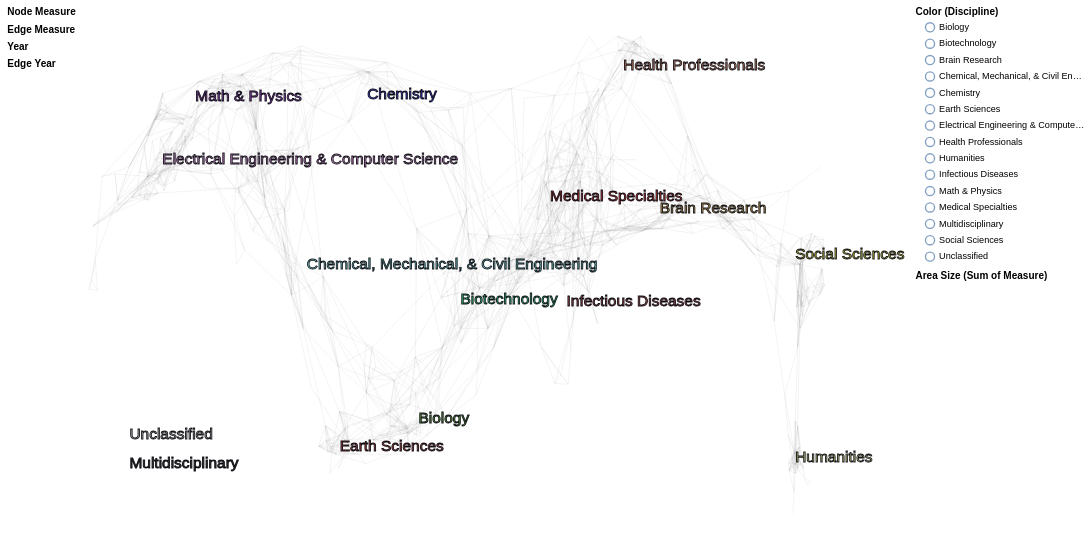

Write the Vega-Lite specification saved for this chart.
### Vega-Lite specification from a JSON file in a GitHub repository (floating-point values rounded to 4 significant figures; data arrays with more than 128 entries replaced by an {"elided": "..."} marker saying what was removed)
{"$schema": "https://vega.github.io/schema/vega-lite/v4.json", "description": "The UCSD Map of Science visualization depicts a network of 554 subdiscipline nodes that are aggregated into 13 main disciplines of science. Each discipline has a distinct color and is labeled. Record sets (e.g., journal papers) are represented by circles centered at specific subdisciplines--matched based on journal names. The “Unclassified” and “Multidisciplinary” circles in the lower left represent all records that could not be matched and all records that were published in multidisciplinary journals such as Science, Nature, etc., respectively. Circle area is proportional to the number of papers, and the minimum and maximum values are given in the legend. Circle tooltips reveal the names of subdiscipline nodes.", "autosize": {"type": "fit", "resize": true, "contains": "padding"}, "padding": 8, "width": 1200, "height": 600, "config": {"view": {"strokeOpacity": 0}}, "resolve": {"scale": {"opacity": "independent", "size": "independent"}}, "layer": [{"mark": "text", "data": {"name": "nodes"}, "selection": {"measure": {"type": "single", "fields": ["measure"], "bind": "legend", "init": {"measure": "# Citations"}, "empty": "none"}}, "encoding": {"opacity": {"field": "measure", "type": "ordinal", "legend": {"title": "Node Measure", "orient": "left", "symbolSize": 0}}}}, {"mark": "text", "data": {"name": "edges"}, "selection": {"edgeMeasure": {"type": "single", "fields": ["edgeMeasure"], "bind": "legend", "init": {"edgeMeasure": "# Citations"}, "empty": "none"}}, "encoding": {"opacity": {"field": "edgeMeasure", "type": "ordinal", "legend": {"title": "Edge Measure", "orient": "left", "symbolSize": 0}}}}, {"mark": "text", "data": {"name": "nodes"}, "transform": [{"filter": {"selection": "measure"}}], "selection": {"year": {"type": "multi", "fields": ["year"], "bind": "legend", "empty": "all"}}, "encoding": {"opacity": {"field": "year", "type": "ordinal", "sort": "descending", "legend": {"title": "Year", "orient": "left", "symbolSize": 0}}}}, {"mark": "text", "data": {"name": "edges"}, "transform": [{"filter": {"selection": "edgeMeasure"}}], "selection": {"edgeYear": {"type": "multi", "fields": ["edgeYear"], "bind": "legend", "empty": "all"}}, "encoding": {"opacity": {"field": "edgeYear", "type": "ordinal", "sort": "descending", "legend": {"title": "Edge Year", "orient": "left", "symbolSize": 0}}}}, {"mark": "point", "data": {"name": "nodes"}, "transform": [{"filter": {"selection": "measure"}}, {"filter": {"selection": "year"}}, {"lookup": "subd_id", "from": {"data": {"name": "subdisciplines"}, "key": "subd_id", "fields": ["x", "y", "subd_id", "subd_name", "disc_id"]}}, {"lookup": "disc_id", "from": {"data": {"name": "disciplines"}, "key": "disc_id", "fields": ["disc_name", "color"]}, "as": ["disc_name", "disc_color"]}, {"joinaggregate": [{"op": "count", "field": "disc_name", "as": "disc_count"}], "groupby": ["disc_name", "disc_color"]}], "selection": {"disc_name": {"type": "multi", "fields": ["disc_name"], "bind": "legend", "empty": "all"}}, "encoding": {"fill": {"field": "disc_name", "scale": {"range": {"field": "disc_color"}}, "legend": {"title": "Color (Discipline)", "symbolOffset": 10, "orient": "right"}}}}, {"mark": {"type": "rule", "color": "#9b9b9b", "strokeOpacity": 0.12, "strokeWidth": 1}, "data": {"name": "subdisciplineEdges"}, "transform": [{"lookup": "subd_id1", "from": {"data": {"name": "subdisciplines"}, "key": "subd_id", "fields": ["x", "y", "subd_name"]}}, {"lookup": "subd_id2", "from": {"data": {"name": "subdisciplines"}, "key": "subd_id", "fields": ["x", "y", "subd_name"]}, "as": ["x2", "y2", "subd2_name"]}], "encoding": {"x": {"field": "x", "type": "quantitative", "scale": {"domain": [100, 500]}, "axis": null}, "y": {"field": "y", "type": "quantitative", "scale": {"domain": [0, 275]}, "axis": null}, "x2": {"field": "x2", "type": "quantitative"}, "y2": {"field": "y2", "type": "quantitative"}}}, {"mark": {"type": "rule", "color": "#00ff00", "strokeOpacity": 0.4}, "data": {"name": "edges"}, "transform": [{"filter": {"selection": "edgeMeasure"}}, {"filter": {"selection": "edgeYear"}}, {"lookup": "subd_id1", "from": {"data": {"name": "subdisciplines"}, "key": "subd_id", "fields": ["x", "y", "subd_name"]}}, {"lookup": "subd_id2", "from": {"data": {"name": "subdisciplines"}, "key": "subd_id", "fields": ["x", "y", "subd_name"]}, "as": ["x2", "y2", "subd2_name"]}], "encoding": {"x": {"field": "x", "type": "quantitative", "scale": {"domain": [100, 500]}, "axis": null}, "y": {"field": "y", "type": "quantitative", "scale": {"domain": [0, 275]}, "axis": null}, "x2": {"field": "x2", "type": "quantitative"}, "y2": {"field": "y2", "type": "quantitative"}, "strokeWidth": {"aggregate": "sum", "field": "weight", "scale": {"type": "log", "rangeMin": 1, "rangeMax": 20}, "legend": null}, "tooltip": [{"field": "subd_name", "type": "nominal", "title": "Source Subdiscipline"}, {"field": "subd2_name", "type": "nominal", "title": "Target Subdiscipline"}, {"field": "edgeMeasure", "type": "nominal", "title": "Measure"}, {"aggregate": "sum", "field": "weight", "format": ",", "title": "Sum of Measure"}]}}, {"mark": {"type": "point", "shape": "circle", "size": 16, "strokeOpacity": 0, "strokeWidth": 0.5, "stroke": "#000007", "fillOpacity": 0.65}, "data": {"name": "subdisciplines"}, "transform": [{"lookup": "disc_id", "from": {"data": {"name": "disciplines"}, "key": "disc_id", "fields": ["disc_name", "color"]}, "as": ["disc_name", "disc_color"]}], "encoding": {"x": {"field": "x", "type": "quantitative", "scale": {"domain": [100, 500]}, "axis": null}, "y": {"field": "y", "type": "quantitative", "scale": {"domain": [0, 275]}, "axis": null}, "fill": {"field": "disc_name", "type": "nominal"}, "tooltip": [{"field": "disc_name", "type": "nominal", "title": "Discipline"}, {"field": "subd_name", "type": "nominal", "title": "Subdiscipline"}]}}, {"mark": "point", "data": {"name": "nodes"}, "transform": [{"filter": {"selection": "measure"}}, {"filter": {"selection": "year"}}, {"lookup": "subd_id", "from": {"data": {"name": "subdisciplines"}, "key": "subd_id", "fields": ["x", "y", "subd_id", "subd_name", "disc_id"]}}, {"lookup": "disc_id", "from": {"data": {"name": "disciplines"}, "key": "disc_id", "fields": ["disc_name", "color"]}, "as": ["disc_name", "disc_color"]}, {"filter": {"selection": "disc_name"}}], "encoding": {"x": {"field": "x", "type": "quantitative", "scale": {"domain": [100, 500]}, "axis": null}, "y": {"field": "y", "type": "quantitative", "scale": {"domain": [0, 275]}, "axis": null}, "shape": {"value": "circle"}, "strokeOpacity": {"value": 1}, "strokeWidth": {"value": 0.5}, "fillOpacity": {"value": 0.9}, "stroke": {"value": "#000007"}, "fill": {"field": "disc_name", "type": "nominal"}, "size": {"aggregate": "sum", "field": "measureCount", "scale": {"type": "log", "rangeMin": 20}, "legend": {"title": "Area Size (Sum of Measure)", "symbolOffset": 10, "orient": "right", "offset": 100}}, "tooltip": [{"field": "disc_name", "type": "nominal", "title": "Discipline"}, {"field": "subd_name", "type": "nominal", "title": "Subdiscipline"}, {"field": "measure", "type": "nominal", "title": "Measure"}, {"aggregate": "sum", "field": "measureCount", "format": ",", "title": "Sum of Measure"}]}}, {"mark": {"type": "text", "fontSize": 17, "fillOpacity": 0.75, "strokeOpacity": 0.9, "stroke": "#000007", "strokeWidth": 1, "align": "left", "baseline": "middle"}, "data": {"name": "disciplineLabels"}, "encoding": {"x": {"field": "x", "type": "quantitative", "scale": {"domain": [100, 500]}, "axis": null}, "y": {"field": "y", "type": "quantitative", "scale": {"domain": [0, 275]}, "axis": null}, "color": {"field": "color", "type": "nominal", "scale": null, "legend": null}, "text": {"field": "disc_name", "type": "nominal"}}}], "datasets": {"nodes": [], "edges": [], "disciplines": [{"disc_name": "Biology", "color": "#33820D", "alt_color": -2186398, "y": 62, "x": 278, "disc_id": 1}, {"disc_name": "Biotechnology", "color": "#07D46D", "alt_color": -11697, "y": 124, "x": 301, "disc_id": 2}, {"disc_name": "Medical Specialties", "color": "#D30706", "alt_color": -22784, "y": 177, "x": 350, "disc_id": 3}, {"disc_name": "Chemical, Mechanical, & Civil Engineering", "color": "#55D4D2", "alt_color": -39396, "y": 142, "x": 217, "disc_id": 4}, {"disc_name": "Chemistry", "color": "#0707D2", "alt_color": -2408414, "y": 230, "x": 250, "disc_id": 5}, {"disc_name": "Earth Sciences", "color": "#9B180F", "alt_color": -48328, "y": 48, "x": 235, "disc_id": 6}, {"disc_name": "Electrical Engineering & Computer Science", "color": "#D372D2", "alt_color": -44173, "y": 196, "x": 138, "disc_id": 7}, {"disc_name": "Brain Research", "color": "#D39827", "alt_color": -1146456, "y": 171, "x": 410, "disc_id": 8}, {"disc_name": "Humanities", "color": "#D3D46D", "alt_color": -1162327, "y": 42, "x": 484, "disc_id": 9}, {"disc_name": "Infectious Diseases", "color": "#8D1B18", "alt_color": -4970894, "y": 149, "x": 359, "disc_id": 10}, {"disc_name": "Math & Physics", "color": "#8E1BCE", "alt_color": -7260020, "y": 229, "x": 156, "disc_id": 11}, {"disc_name": "Health Professionals", "color": "#D36E44", "alt_color": -5483836, "y": 245, "x": 390, "disc_id": 12}, {"disc_name": "Social Sciences", "color": "#D3D406", "alt_color": -5014843, "y": 147, "x": 484, "disc_id": 13}, {"disc_name": "Multidisciplinary", "color": "#000000", "y": 40, "x": 110, "disc_id": 14}, {"disc_name": "Unclassified", "color": "#AAAAAA", "y": 55, "x": 110, "disc_id": 15}], "disciplineLabels": [{"disc_name": "Biology", "color": "#33820D", "lngshrt": -19.25, "lng": -19.8, "latshrt": -51.28, "y": 62, "lat": -54.29, "disc_id": 1, "x": 278}, {"disc_name": "Biotechnology", "color": "#07D46D", "lngshrt": 0.875, "lng": 0.9, "latshrt": -8.603, "y": 124, "lat": -9.109, "disc_id": 2, "x": 301}, {"disc_name": "Medical Specialties", "color": "#D30706", "lngshrt": 43.75, "lng": 45, "latshrt": 27.87, "y": 177, "lat": 29.51, "disc_id": 3, "x": 350}, {"disc_name": "Chemical, Mechanical, & Civil Engineering", "color": "#55D4D2", "lngshrt": -72.62, "lng": -74.7, "latshrt": 3.785, "y": 142, "lat": 4.008, "disc_id": 4, "x": 217}, {"disc_name": "Chemistry", "color": "#0707D2", "lngshrt": -43.75, "lng": -45, "latshrt": 64.35, "y": 230, "lat": 68.14, "disc_id": 5, "x": 250}, {"disc_name": "Earth Sciences", "color": "#9B180F", "lngshrt": -56.88, "lng": -58.5, "latshrt": -60.91, "y": 48, "lat": -64.49, "disc_id": 6, "x": 235}, {"disc_name": "Electrical Engineering & Computer Science", "color": "#D372D2", "lngshrt": -141.8, "lng": -145.8, "latshrt": 40.95, "y": 196, "lat": 43.36, "disc_id": 7, "x": 138}, {"disc_name": "Brain Research", "color": "#D39827", "lngshrt": 96.25, "lng": 99, "latshrt": 23.74, "y": 171, "lat": 25.14, "disc_id": 8, "x": 410}, {"disc_name": "Humanities", "color": "#D3D46D", "lngshrt": 161, "lng": 165.6, "latshrt": -65.04, "y": 42, "lat": -68.87, "disc_id": 9, "x": 484}, {"disc_name": "Infectious Diseases", "color": "#8D1B18", "lngshrt": 51.62, "lng": 53.1, "latshrt": 8.603, "y": 123, "lat": 9.109, "disc_id": 10, "x": 359}, {"disc_name": "Math & Physics", "color": "#8E1BCE", "lngshrt": -126, "lng": -129.6, "latshrt": 63.66, "y": 229, "lat": 67.41, "disc_id": 11, "x": 156}, {"disc_name": "Health Professionals", "color": "#D36E44", "lngshrt": 78.75, "lng": 81, "latshrt": 74.68, "y": 245, "lat": 79.07, "disc_id": 12, "x": 390}, {"disc_name": "Social Sciences", "color": "#D3D406", "lngshrt": 161, "lng": 165.6, "latshrt": 7.227, "y": 147, "lat": 7.652, "disc_id": 13, "x": 484}, {"disc_name": "Multidisciplinary", "color": "#000000", "y": 39, "x": 120, "disc_id": -2}, {"disc_name": "Unclassified", "color": "#AAAAAA", "y": 54, "x": 120, "disc_id": -1}], "subdisciplines": {"elided": "556 records"}, "subdisciplineEdges": {"elided": "2276 records"}}}
